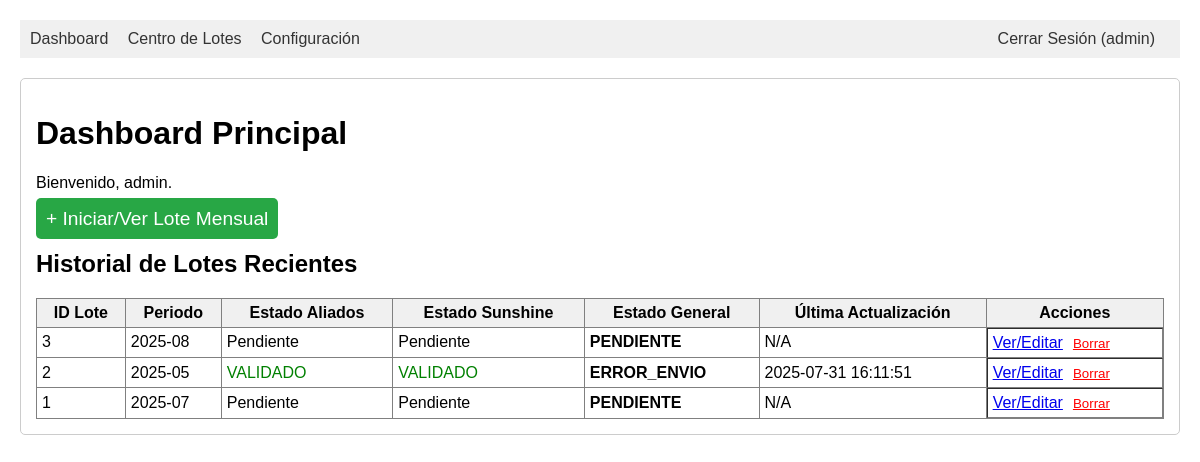
The page /dashboard (signed in) on the database its author committed.
### models.py (models this page shows, shortened)
class User(UserMixin, db.Model):
    id = db.Column(db.Integer, primary_key=True)
    username = db.Column(db.String(64), index=True, unique=True)
    password_hash = db.Column(db.String(256))
    is_admin = db.Column(db.Boolean, default=False)

class Envios(db.Model):
    id = db.Column(db.Integer, primary_key=True)
    anio_periodo = db.Column(db.Integer, nullable=False)
    mes_periodo = db.Column(db.Integer, nullable=False)
    estado_lote = db.Column(db.String(50), default='PENDIENTE')
    estado_aliados = db.Column(db.String(50))
    estado_sunshine = db.Column(db.String(50))
    track_id_api = db.Column(db.String(255))
    mensaje_resultado = db.Column(db.Text)
    fecha_creacion = db.Column(db.DateTime, server_default=func.now())
    fecha_actualizacion = db.Column(db.DateTime, onupdate=func.now())
    usuario_id = db.Column(db.Integer, db.ForeignKey('user.id'))

### app.py (the view)
@app.route('/')
@app.route('/dashboard')
@login_required
def dashboard():
    lotes = Envios.query.order_by(Envios.id.desc()).limit(15).all()
    return render_template('dashboard.html', lotes=lotes)

### app.py (called while the page is built)
@login_manager.user_loader
def load_user(user_id):
    return db.session.get(User, int(user_id))

### templates/dashboard.html (shortened to what this page needs)
{% extends "base.html" %}
{% block content %}
    <h1>Dashboard Principal</h1>
    <p>Bienvenido, {{ current_user.username }}.</p>
    <p><a href="{{ url_for('submission_center') }}" style="font-size: 1.2em; padding: 10px; background-color: #28a745; color: white; text-decoration: none; border-radius: 5px;">+ Iniciar/Ver Lote Mensual</a></p>
    <h2>Historial de Lotes Recientes</h2>
    {% if lotes %}
        <table border="1" cellpadding="5" style="width:100%; border-collapse: collapse;">
            <thead>
                <tr style="background-color: #f0f0f0;">
                    <th>ID Lote</th>
                    <th>Periodo</th>
                    <th>Estado Aliados</th>
                    <th>Estado Sunshine</th>
                    <th>Estado General</th>
                    <th>Última Actualización</th>
                    <th>Acciones</th>
                </tr>
            </thead>
            <tbody>
                {% for lote in lotes %}
                <tr>
                    <td>{{ lote.id }}</td>
		    <td>{{ lote.anio_periodo }}-{{ '%02d'|format(lote.mes_periodo) }}</td>
                    <td style="color: {% if lote.estado_aliados == 'VALIDADO' %}green{% elif lote.estado_aliados == 'ERROR_VALIDACION' %}red{% endif %};">{{ lote.estado_aliados or 'Pendiente' }}</td>
                    <td style="color: {% if lote.estado_sunshine == 'VALIDADO' %}green{% elif lote.estado_sunshine == 'ERROR_VALIDACION' %}red{% endif %};">{{ lote.estado_sunshine or 'Pendiente' }}</td>
                    <td style="font-weight: bold;">{{ lote.estado_lote }}</td>
                    <td>{{ lote.fecha_actualizacion.strftime('%Y-%m-%d %H:%M:%S') if lote.fecha_actualizacion else 'N/A' }}</td>
                    <td style="display: flex; gap: 10px;">
                        <a href="{{ url_for('submission_center', year=lote.anio_periodo, month=lote.mes_periodo) }}">Ver/Editar</a>
                        <form method="POST" action="{{ url_for('delete_lote', lote_id=lote.id) }}" style="display: inline;"
                              onsubmit="return confirm('¿Estás seguro de que quieres BORRAR el Lote #{{ lote.id }} permanentemente? Esta acción no se puede deshacer.');">
                            <button type="submit" style="background: none; border: none; color: red; cursor: pointer; text-decoration: underline; padding: 0;">Borrar</button>
                        </form>
                    </td>
                </tr>
                {% endfor %}
            </tbody>
        </table>
    {% else %}
        <p>No hay lotes recientes.</p>
    {% endif %}
{% endblock %}

### templates/base.html (shortened to what this page needs)
<!doctype html>
<html lang="es">
<head>
</head>
<body>
    <nav>
        <a href="{{ url_for('dashboard') }}">Dashboard</a>
        <a href="{{ url_for('submission_center') }}">Centro de Lotes</a>
        {% if current_user.is_authenticated and current_user.is_admin %}
            <a href="{{ url_for('config') }}">Configuración</a>
        {% endif %}
        {% if current_user.is_authenticated %}
            <a href="{{ url_for('auth.logout') }}" style="float: right;">Cerrar Sesión ({{ current_user.username }})</a>
        {% endif %}
    </nav>
    <div class="content">
        {% block content %}{% endblock %}
    </div>
</body>
</html>

### templates/base.html (style rules this page uses)
body { font-family: sans-serif; margin: 20px; }
nav { background-color: #f0f0f0; padding: 10px; margin-bottom: 20px; }
nav a { margin-right: 15px; text-decoration: none; color: #333; }
.content { padding: 15px; border: 1px solid #ccc; border-radius: 5px; }

### rows shown on the page
User: username "admin"
Envios: id "3", anio_periodo "2025", mes_periodo "08", estado_aliados "Pendiente", estado_sunshine "Pendiente", estado_lote "PENDIENTE", fecha_actualizacion "N/A"
Envios: id "2", anio_periodo "2025", mes_periodo "05", estado_aliados "VALIDADO", estado_sunshine "VALIDADO", estado_lote "ERROR_ENVIO", fecha_actualizacion "2025-07-31 16:11:51"
Envios: id "1", anio_periodo "2025", mes_periodo "07", estado_aliados "Pendiente", estado_sunshine "Pendiente", estado_lote "PENDIENTE", fecha_actualizacion "N/A"
